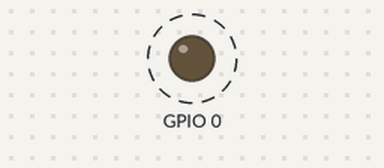
The sketch below on a simulated ESP8266 (NodeMCU). Shown: output pins drawn as LEDs (lit = HIGH). Dashed ring = blinking. WiFi joins after 1.5 s; servers stay silent unless stated; network time is answered at once with the bench clock; the local clock reads 2024-03-15 10:24:30 at power-on unless the sketch sets it; what the sketch prints to the serial monitor is not drawn.

Above: at 2.7 s.
Timing chart, 0 to 6.6 s (numbered marks = the images above):
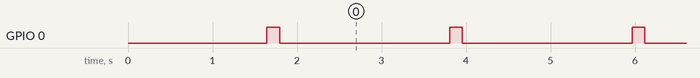

The sketch:

Advanced.ino
```cpp
#include <ESP8266WiFi.h>
#include <NTPClient.h>
#include <WiFiUdp.h>
#include<SPI.h>


// Replace with your network credentials
const char *ssid     = "BULAT";
const char *password = "elveda54";

// Define NTP Client to get time
WiFiUDP ntpUDP;
NTPClient timeClient(ntpUDP, "pool.ntp.org");

//Week Days
String weekDays[7]={"Sunday", "Monday", "Tuesday", "Wednesday", "Thursday", "Friday", "Saturday"};

//Month names
String months[12]={"January", "February", "March", "April", "May", "June", "July", "August", "September", "October", "November", "December"};

void setup() {
  // Initialize Serial Monitor
  Serial.begin(115200);
  pinMode(0, OUTPUT);
  SPI.begin();  //begin SPI
  delay(100);
  // Connect to Wi-Fi
  Serial.print("Connecting to ");
  Serial.println(ssid);
  WiFi.begin(ssid, password);
  while (WiFi.status() != WL_CONNECTED) {
    delay(500);
    Serial.print(".");
  }

// Initialize a NTPClient to get time
  timeClient.begin();
  // Set offset time in seconds to adjust for your timezone, for example:
  // GMT +1 = 3600
  // GMT +8 = 28800
  // GMT -1 = -3600
  // GMT 0 = 0
  timeClient.setTimeOffset(10800);

  timeClient.update();

  int currentHour = timeClient.getHours();
  int currentMinute = timeClient.getMinutes();
  int currentSecond = timeClient.getSeconds();
}

void loop() {
  timeClient.update();

  unsigned long epochTime = timeClient.getEpochTime();
  Serial.print("Epoch Time: ");
  Serial.println(epochTime);

  String formattedTime = timeClient.getFormattedTime();
  Serial.print("Formatted Time: ");
  Serial.println(formattedTime);

  int currentHour = timeClient.getHours();
  Serial.print("Hour: ");
  Serial.println(currentHour);
 // SPI.transfer(currentHour);
 // delay(1000);
  int currentMinute = timeClient.getMinutes();
  Serial.print("Minutes: ");
  Serial.println(currentMinute);
 // SPI.transfer(currentMinute);
  //delay(1000);
  int currentSecond = timeClient.getSeconds();
  Serial.print("Seconds: ");
  Serial.println(currentSecond);
  //SPI.transfer(currentSecond);
  //delay(1000);
  String weekDay = weekDays[timeClient.getDay()];
  Serial.print("Week Day: ");
  Serial.println(weekDay);

  //Get a time structure
  struct tm *ptm = gmtime ((time_t *)&epochTime);

  int monthDay = ptm->tm_mday;
  Serial.print("Month day: ");
  Serial.println(monthDay);

  int currentMonth = ptm->tm_mon+1;
  Serial.print("Month: ");
  Serial.println(currentMonth);

  String currentMonthName = months[currentMonth-1];
  Serial.print("Month name: ");
  Serial.println(currentMonthName);

  int currentYear = ptm->tm_year+1900;
  Serial.print("Year: ");
  Serial.println(currentYear);

  //Print complete date:
  String currentDate = String(currentYear) + "-" + String(currentMonth) + "-" + String(monthDay);
  Serial.print("Current date: ");
  Serial.println(currentDate);

  Serial.println("");
  digitalWrite(0,1);
  SPI.transfer(currentHour);
  delay(50);
  SPI.transfer(currentMinute);
  delay(50);
  SPI.transfer(currentSecond+3);
  delay(50);
  digitalWrite(0,0);
  delay(2000);
}
```

Measured:
- by itself, GPIO 0: alternates HIGH for 0.15 s and LOW for 2.0 s
